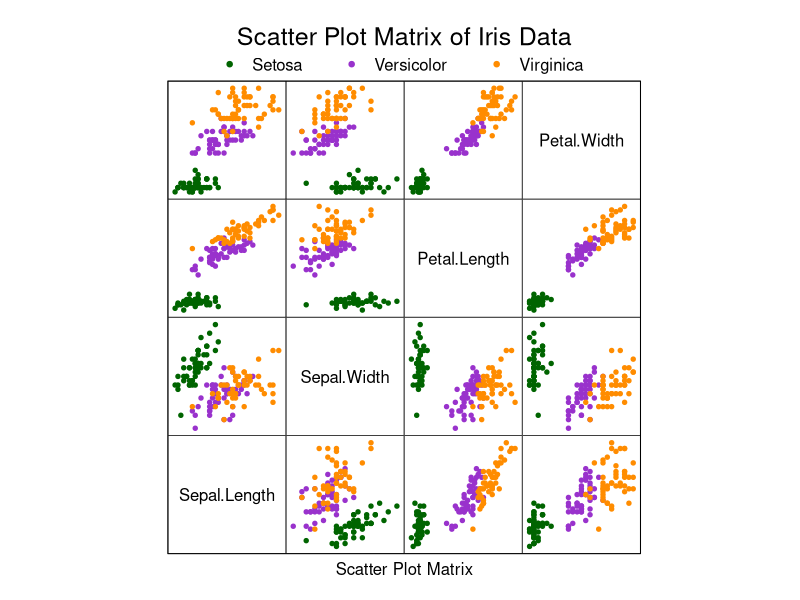

Here is the R script that generated this plot:
library(lattice)
data(iris)
X11()

super.sym <- trellis.par.get("superpose.symbol")
super.sym$pch <- c(20, 20, 20)
super.sym$col <- c("darkgreen", "darkorchid", "darkorange")

splom(~iris[1:4], groups = Species, data = iris,
      panel = panel.superpose,
      pch = super.sym$pch[1:3],
      col = super.sym$col[1:3],
      pscales = c(),
      key = list(title = "Scatter Plot Matrix of Iris Data",
                 columns = 3,
                 points = list(pch = super.sym$pch[1:3],
                 col = super.sym$col[1:3]),
                 text = list(c("Setosa", "Versicolor", "Virginica"))))

message("Press enter to exit...")
invisible(readLines("stdin", n=1))

# execute this in R
# Rscript 3d_scatter.r

# http://stuff.mit.edu/afs/sipb/project/r-project/arch/i386_rhel3/lib/R/library/lattice/html/splom.html
